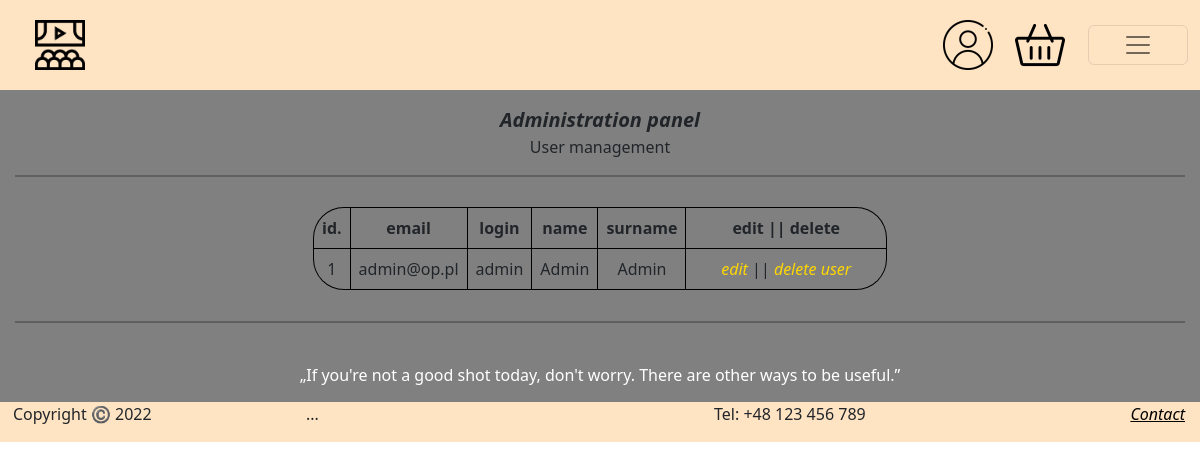
/admin/UserBase.php, run on an earlier commit of the app's database.
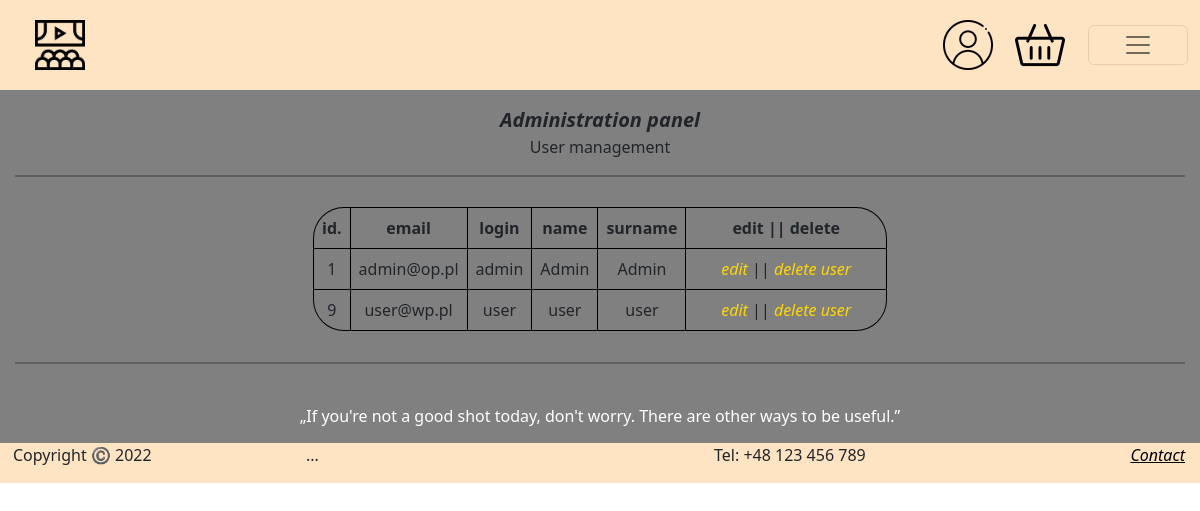
And on a later commit of the database.
### tables this page shows
CREATE TABLE "Users" (
	"id"	INTEGER NOT NULL UNIQUE,
	"name"	TEXT NOT NULL,
	"surname"	TEXT NOT NULL,
	"login"	TEXT NOT NULL,
	"password"	TEXT NOT NULL,
	"email"	TEXT NOT NULL,
	"prof_image"	TEXT,
	"is_admin"	INTEGER DEFAULT 'false',
	PRIMARY KEY("id" AUTOINCREMENT)
);

### PHP/db_connect.php (called while the page is built, shortened)
<?php
    class DBConnection
    {
        private static $instance;
        private $pdo;
        private function __construct()
        {
            $dsn = 'sqlite:../DB/DVDBase.db';
            $this->pdo = new PDO($dsn);
        }
        public static function getInstance()
        {
            if (self::$instance === null) {
                self::$instance = new self();
            }
            return self::$instance;
        }
        public function getPDO()
        {
            return $this->pdo;
        }
    }
    $pdo = DBConnection::getInstance()->getPDO();
    class SqlLiteQueryBuilder implements SQLQueryBuilder
    {
        protected $query;
        protected function reset(): void
        {
            $this->query = new \stdClass();
        }
        public function select(string $table, array $fields): SQLQueryBuilder
        {
            $this->query->base = "SELECT " . implode(", ", $fields) . " FROM " . $table;
            $this->query->type = 'select';
            return $this;
        }
        public function getSQL(): string
        {
            $query = $this->query;
            $sql = $query->base;
            $sql .= ";";
            return $sql;
        }
    };
    $sql = new SqlLiteQueryBuilder();
    $query = $pdo -> query($sql ->select("Users", ["*"])
                  ->getSQL());
    $rows = $query -> fetchAll(PDO::FETCH_ASSOC);
?>

### admin/UserBase.php (the view, shortened to what the changed rows need)
<?php
require("../php/db_connect.php");
?>
<!DOCTYPE html>
<html lang="pl">
<head>
    <link href="https://cdn.jsdelivr.net/npm/bootstrap@5.2.2/dist/css/bootstrap.min.css" rel="stylesheet"
>
    <link rel="stylesheet" href="../CSS/pageStyles.css">
</head>
<body>
        <div class="container-fluid">
            <div class="main" style="display: block;">
                <div class="main" style="padding: 15px;">
                    <div>
                        <div class="row justify-content-center">
                            <div class="col-auto">
                                <?php
                                echo'
                                <table class="usersData table table-responsive"">
                                    <tr>
                                        <th class="th">id.</th>
                                        <th class="th">email</th>
                                        <th class="th">login</th>
                                        <th class="th">name</th>
                                        <th class="th">surname</th>
                                        <th class="th thLast">edit || delete</th>
                                    </tr>
                                ';
                                foreach ($rows as $row) {
                                echo'
                                    <tr>
                                        <td class="td">'.$row['id'].'</td>
                                        <td class="td">'.$row['email'].'</td>
                                        <td class="td">'.$row['login'].'</td>
                                        <td class="td">'.$row['name'].'</td>
                                        <td class="td">'.$row['surname'].'</td>
                                        <td class="td tdLast"><a href="#">edit</a> || <a href="delete.php?id='.$row['id'].'">delete user</a></td>
                                    </tr>
                                ';
                                }
                                echo '</table>'
                                ?>
                            </div>
                        </div>
                    </div><br>
                </div>
            </div>
    </div>
</body>
</html>

What changed in the data, as far as the page shows it:
added users: id "9", email "user@wp.pl", login "user", name "user", surname "user"
